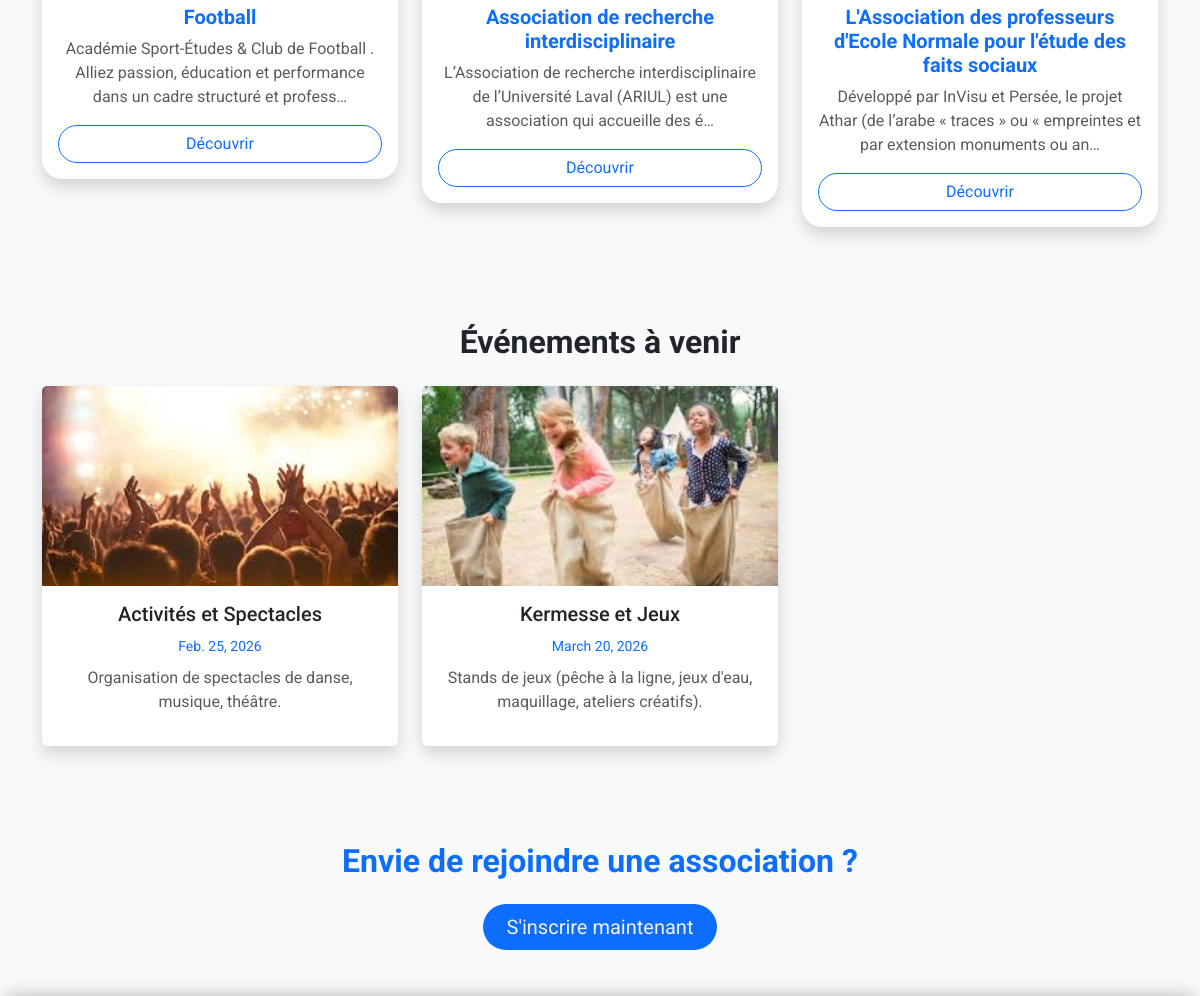
The app's page /vie-associative/ (middle part), older data.
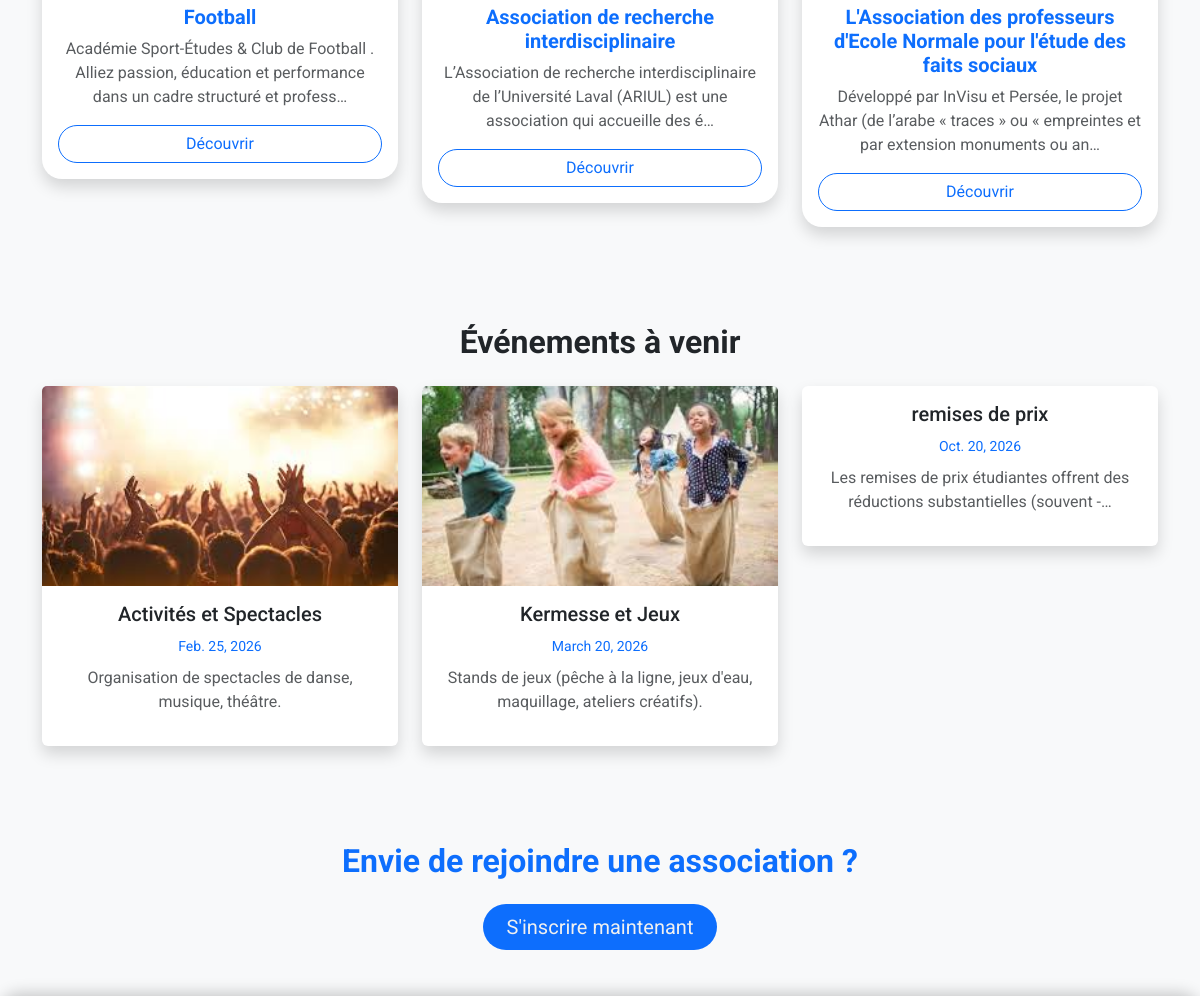
The same page, newer data.
### myapp/models.py (models this page shows, shortened)
class Association(models.Model):
    nom = models.CharField(max_length=200)
    description = models.TextField()
    details = models.TextField(blank=True, null=True)
    responsable = models.CharField(max_length=150)
    contact = models.CharField(max_length=150)
    image = models.ImageField(upload_to="associations/", blank=True, null=True)

class Evenement(models.Model):
    titre = models.CharField(max_length=200)
    description = models.TextField(blank=True, null=True)
    date_event = models.DateField()
    image = models.ImageField(upload_to="evenements/", blank=True, null=True)
    association = models.ForeignKey(
        Association,
        on_delete=models.CASCADE,
        related_name="evenements"
    )

### myapp/views.py (the view)
# urls.py: path("vie-associative/", views.vie_associative, name="vie_associative"),
def vie_associative(request):
    associations = Association.objects.all()
    evenements = Evenement.objects.order_by('date_event')[:6]
    context = {
        'associations': associations,
        'evenements': evenements,
    }
    return render(request, 'vie_associative.html', context)

### myapp/templates/vie_associative.html (shortened to what this page needs)
{% extends 'base.html' %}
{% load static %}
{% block content %}
<link href="https://unpkg.com/aos@2.3.4/dist/aos.css" rel="stylesheet">
<section class="container py-5">
  <div class="row g-4">
    {% for association in associations %}
    <div class="col-md-4" data-aos="zoom-in">
      <div class="card association-card shadow">
        <div class="card-body text-center d-flex flex-column">
          <h5 class="fw-bold text-primary">
            {{ association.nom }}
          </h5>
          <p class="text-muted">
            {{ association.description|truncatechars:120 }}
          </p>
          <button class="btn btn-outline-primary rounded-pill mt-auto" data-bs-toggle="modal"
            data-bs-target="#modal{{ forloop.counter }}">
            Découvrir
          </button>
        </div>
      </div>
    </div>
    {% endfor %}
  </div>
</section>
<section class="bg-light py-5">
  <div class="container text-center">
    <h2 class="fw-bold mb-4">Événements à venir</h2>
    <div class="row g-4">
      {% for event in evenements %}
      <div class="col-md-4">
        <div class="card shadow border-0">
          {% if event.image %}
          <img src="{{ event.image.url }}" class="card-img-top" style="height:200px;object-fit:cover;">
          {% endif %}
          <div class="card-body">
            <h5>{{ event.titre }}</h5>
            <small class="text-primary">
              {{ event.date_event }}
            </small>
            <p class="mt-2 text-muted">
              {{ event.description|truncatechars:80 }}
            </p>
          </div>
        </div>
      </div>
      {% empty %}
      <p>Aucun événement disponible</p>
      {% endfor %}
    </div>
  </div>
</section>
<section class="cta-section text-center py-5" style="background: transparent;">
  <h2 class="fw-bold" style="color: #0d6efd;">
    Envie de rejoindre une association ?
  </h2>
  <a href="{% url 'preinscription' %}"
     class="btn btn-lg rounded-pill mt-3 px-4"
     style="background-color: #0d6efd; color: #f0f0f0; border: none;">
    S'inscrire maintenant
  </a>
</section>
{% endblock %}

### myapp/templates/base.html (shortened to what this page needs)
{% load static %}
<!DOCTYPE html>
<html lang="fr">
<head>
    <link href="https://cdn.jsdelivr.net/npm/bootstrap@5.3.3/dist/css/bootstrap.min.css" rel="stylesheet">
    <link rel="stylesheet" href="https://cdn.jsdelivr.net/npm/bootstrap-icons@1.11.3/font/bootstrap-icons.css">
    <link href="https://cdnjs.cloudflare.com/ajax/libs/lightbox2/2.11.4/css/lightbox.min.css" rel="stylesheet">
</head>
<body>
    {% block content %}
    {% endblock %}
</body>
</html>

### myapp/templates/base.html (style rules this page uses)
body { background-color: #f8f9fa; font-family: 'Roboto', sans-serif; scroll-behavior: smooth; padding-top: 90px; }

Row changes from the older to the newer data that the page shows:
added Evenement: titre "remises de prix", date_event "Oct. 20, 2026", description "Les remises de prix étudiantes offrent des réductions substantielles (souvent -…"
